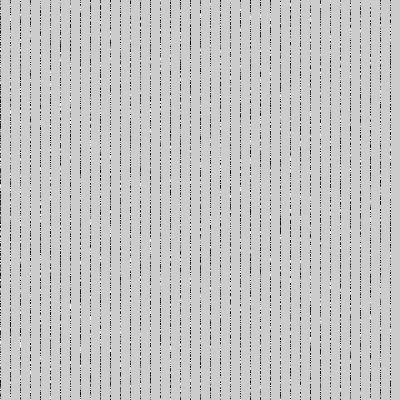
Frame 1 (no input)
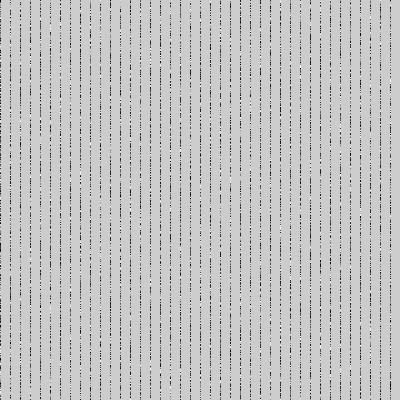
Frame 60 (the mouse pressed at the canvas centre just before this capture)
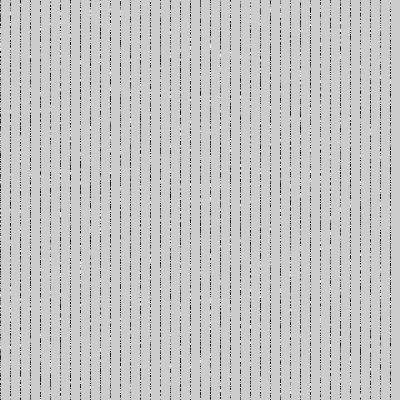
Frame 120 (the mouse held since frame 60 and released just before this capture)

The Processing sketch that drew these frames (run headless with seeded random() and noise(); from frame 60 on, the mouse is pressed at the canvas centre):

// Processing sketch: sketch_2_randomGrey_select
// ── sketch_2_randomGrey_select.pde
void setup() {
  size (400, 400); 
}

void draw() {
  loadPixels();
  for (int y = 0; y < height; y++) {
    for (int x = 0; x < width; x++) {
      if (x % 10 == 0) { //this affects every 10th column. Try a making a box area
      pixels [x+y*width] = color (random(255)); 
      }
    }
  }
  updatePixels(); 
}
